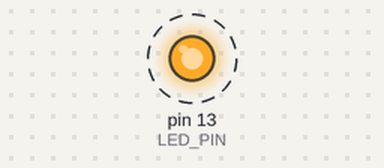
The sketch below on a simulated Arduino Uno, built with avr-gcc and run on an emulated ATmega328P. On the bench: output pins drawn as LEDs (lit = HIGH). Dashed ring = blinking. What the sketch prints to the serial monitor is not drawn.

Above: at 0.3 s.
Timing chart, 0 to 3.1 s (numbered marks = the images above):
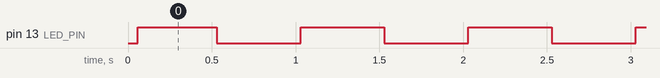

Measured:
- by itself, pin 13 (LED_PIN): alternates HIGH for 0.50 s and LOW for 0.50 s

The sketch:

part2.ino
```cpp
const byte LED_PIN = 13;

void setup() {
  pinMode(LED_PIN, OUTPUT);
  Serial.begin(9600);

  double userFrequency = 1.0;  // Example: Set frequency to 1 Hz (1 sec blink)
  Serial.println("Starting Timer...");
  startTimer(userFrequency);
}

void loop() {
  // Nothing needed here, as the timer handles LED toggling
}

void startTimer(double timerFrequency) {
  noInterrupts(); // Disable interrupts while configuring

  Serial.print("Setting Timer Frequency to: ");
  Serial.print(timerFrequency);
  Serial.println(" Hz");

  double period = 1.0 / timerFrequency; // Period in seconds
  Serial.print("Calculated Timer Interval: ");
  Serial.print(period, 3);
  Serial.println(" seconds");

  OCR1A = (16000000 / 1024) * period / 2 - 1; // Compute OCR1A value
  TCCR1A = 0;   // Normal mode
  TCCR1B = (1 << WGM12) | (1 << CS12) | (1 << CS10); // CTC mode, prescaler 1024
  TIMSK1 = (1 << OCIE1A); // Enable Timer1 interrupt

  Serial.println("Timer Setup Complete!");
  interrupts(); // Enable interrupts
}

ISR(TIMER1_COMPA_vect) {
  digitalWrite(LED_PIN, digitalRead(LED_PIN) ^ 1); // Toggle LED

  Serial.print("LED Toggled! Current State: ");
  Serial.println(digitalRead(LED_PIN) ? "ON" : "OFF");
}
```
